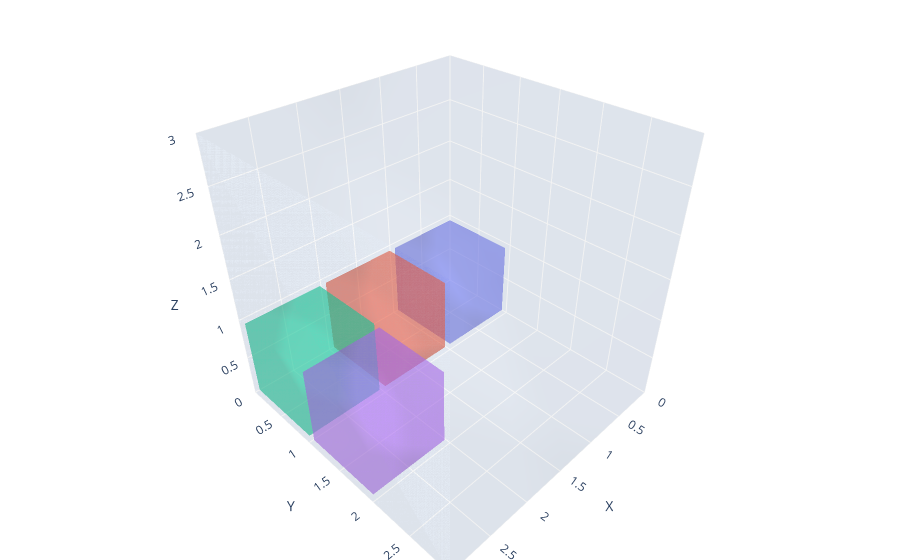

The notebook cell saved with this chart:
### Code cell
plot_voxels(blokks.loc[12, "voxels"])

### Figure 1 — Plotly figure (JSON) as saved in the notebook; plotly's stock layout.template omitted (floating-point values rounded to 4 significant figures)
{"data": [{"alphahull": 1, "opacity": 0.4, "showscale": false, "type": "mesh3d", "x": [0.04, 0.96, 0.96, 0.04, 0.04, 0.96, 0.96, 0.04], "y": [0.04, 0.04, 0.96, 0.96, 0.04, 0.04, 0.96, 0.96], "z": [0.04, 0.04, 0.04, 0.04, 0.96, 0.96, 0.96, 0.96]}, {"alphahull": 1, "opacity": 0.4, "showscale": false, "type": "mesh3d", "x": [1.04, 1.96, 1.96, 1.04, 1.04, 1.96, 1.96, 1.04], "y": [0.04, 0.04, 0.96, 0.96, 0.04, 0.04, 0.96, 0.96], "z": [0.04, 0.04, 0.04, 0.04, 0.96, 0.96, 0.96, 0.96]}, {"alphahull": 1, "opacity": 0.4, "showscale": false, "type": "mesh3d", "x": [2.04, 2.96, 2.96, 2.04, 2.04, 2.96, 2.96, 2.04], "y": [0.04, 0.04, 0.96, 0.96, 0.04, 0.04, 0.96, 0.96], "z": [0.04, 0.04, 0.04, 0.04, 0.96, 0.96, 0.96, 0.96]}, {"alphahull": 1, "opacity": 0.4, "showscale": false, "type": "mesh3d", "x": [2.04, 2.96, 2.96, 2.04, 2.04, 2.96, 2.96, 2.04], "y": [1.04, 1.04, 1.96, 1.96, 1.04, 1.04, 1.96, 1.96], "z": [0.04, 0.04, 0.04, 0.04, 0.96, 0.96, 0.96, 0.96]}, {"alphahull": 1, "opacity": 0.4, "showscale": false, "type": "mesh3d", "x": [3.04, 3.96, 3.96, 3.04, 3.04, 3.96, 3.96, 3.04], "y": [1.04, 1.04, 1.96, 1.96, 1.04, 1.04, 1.96, 1.96], "z": [0.04, 0.04, 0.04, 0.04, 0.96, 0.96, 0.96, 0.96]}, {"alphahull": 0, "color": "lightgray", "opacity": 0.1, "showscale": false, "type": "mesh3d", "x": [0, 3, 3, 0, 0, 3, 3, 0], "y": [0, 0, 3, 3, 0, 0, 3, 3], "z": [0, 0, 0, 0, 3, 3, 3, 3]}], "layout": {"margin": {"b": 0, "l": 0, "r": 0, "t": 0}, "scene": {"aspectratio": {"x": 1, "y": 1, "z": 1}, "xaxis": {"range": [0, 3], "title": {"text": "X"}}, "yaxis": {"range": [0, 3], "title": {"text": "Y"}}, "zaxis": {"range": [0, 3], "title": {"text": "Z"}}}}}
